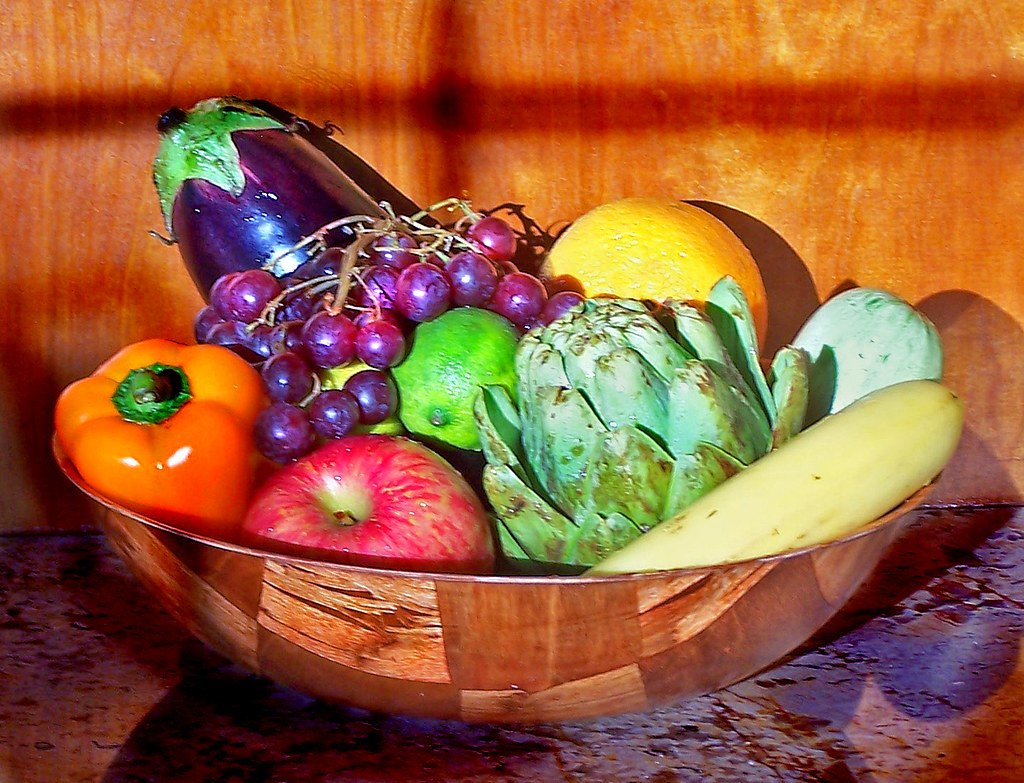
#> input picture Fruits.jpg, 1024 x 783 px
$ python Task1.py
#> lines starting #> are read from the running program, lines starting #| are printed output that depends on the picture; after the words box and inside, x2 and y2 are one past the last pixel; in counts of white or black regions, pixels touching at a corner belong together
# CODE MAP of Task1.py
#   Settings           darkFactor, mirror, median window size, RGB thresholds of each fruit
#   Load image         read Fruits.jpg, darken (multiply, round to 8 bits), mirror
#   Normalise          pixel point processing: scale so the brightest value is 255 again
#   Thresholding       pixel point processing: keep pixels whose R, G, B lie in each fruit's range
#   Median filter      pixel group processing: median of each k x k window removes speckle noise
#   Largest blob       blob = connected component; keep only the biggest one of each mask
#   Box & centroids    bounding box; centroid a) midpoint of min/max, b) moments M10/M00, M01/M00
#   Stage images       black-and-white masks of every stage, and darkened vs normalised
#   Plot               boxes, both centroids and names drawn on the image
#   AI use             Claude Opus 5.5 (claude-opus-5-5), default setting

# %% Settings
import os
import numpy as np
import matplotlib.pyplot as plt
from collections import deque

darkFactor = 0.8      # every pixel is multiplied by this, then rounded to 8 bits
mirror = False         # True: flip the image left-to-right

MEDIAN_SIZE = 7       # the median filter uses a MEDIAN_SIZE x MEDIAN_SIZE window (odd)
SHOW_STAGES = True    # also plot the black-and-white masks of every stage

# Thresholds on the three colour layers (after normalising), as (min, max).
# A pixel belongs to the fruit only if its R, G and B are all inside the ranges.
# The values were read off the image: e.g. the capsicum is very red (R > 235)
# with almost no blue (B < 8), whereas the orange wood always has some blue.
THRESHOLDS = {
    "Apple":    {"R": (190, 255), "G": (0, 100),   "B": (40, 160)},
    "Capsicum": {"R": (235, 255), "G": (60, 150),  "B": (0, 8)},
    "Lemon":    {"R": (225, 255), "G": (150, 255), "B": (0, 110)},
}
COLOURS = {"Apple": "cyan", "Capsicum": "lime", "Lemon": "magenta"}

# %% Load image
here = os.path.dirname(os.path.abspath(__file__))
I = plt.imread(os.path.join(here, "Fruits.jpg"))[..., :3]
#> I is the input picture: shape (783, 1024, 3); mean R, G, B 154.8, 93.3, 56.2
I = I.astype(float)                       # double, so sums do not saturate at 255

I = np.round(I * darkFactor)              # darken: multiply, round to 8 bits
if mirror:
    I = I[:, ::-1, :]                     # flip left-to-right
I_show = I.astype(np.uint8)               # copy for displaying at the end
m, n = I.shape[:2]                        # m rows (y), n columns (x)
#> m = 783; n = 1024

# %% Normalise
# Darkening multiplied every pixel by darkFactor, so the brightest value in
# the image dropped from 255 to about 255*darkFactor. Multiplying every pixel
# by 255 / (brightest value) undoes this, so the same thresholds work for any
# dark factor. It is a pixel point process: each pixel only uses its own value.
I = I * 255 / I.max()
IRed, IGreen, IBlue = I[:, :, 0], I[:, :, 1], I[:, :, 2]
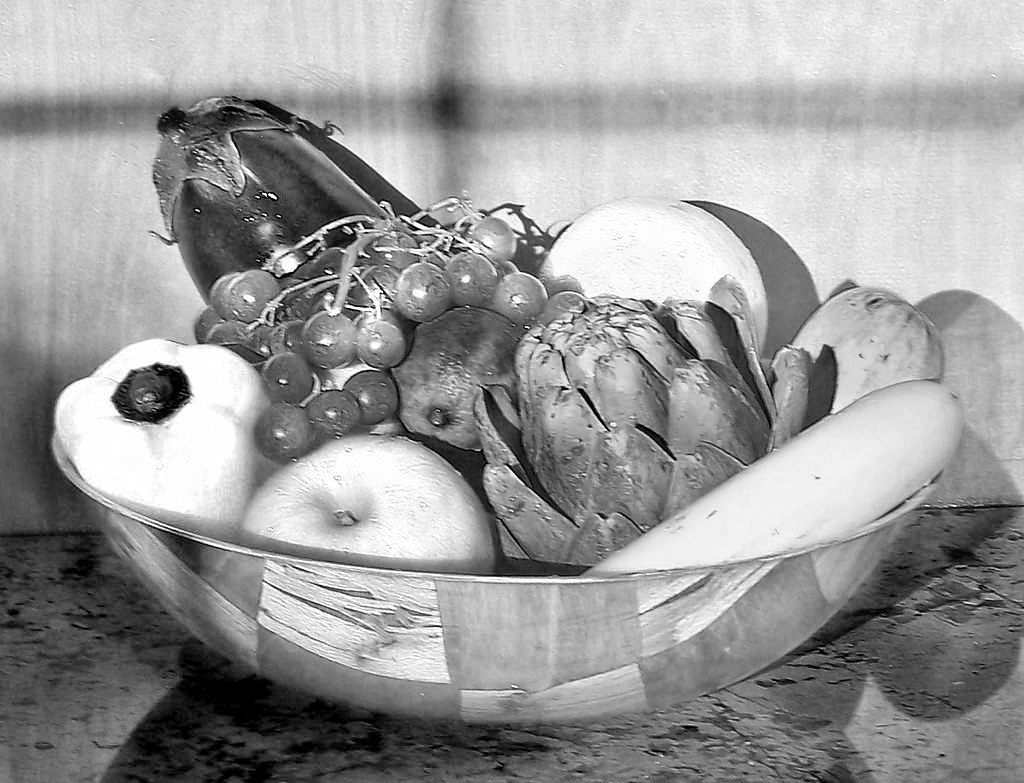
#> IRed: shape (783, 1024) float64; min 0, max 255, mean 154.8
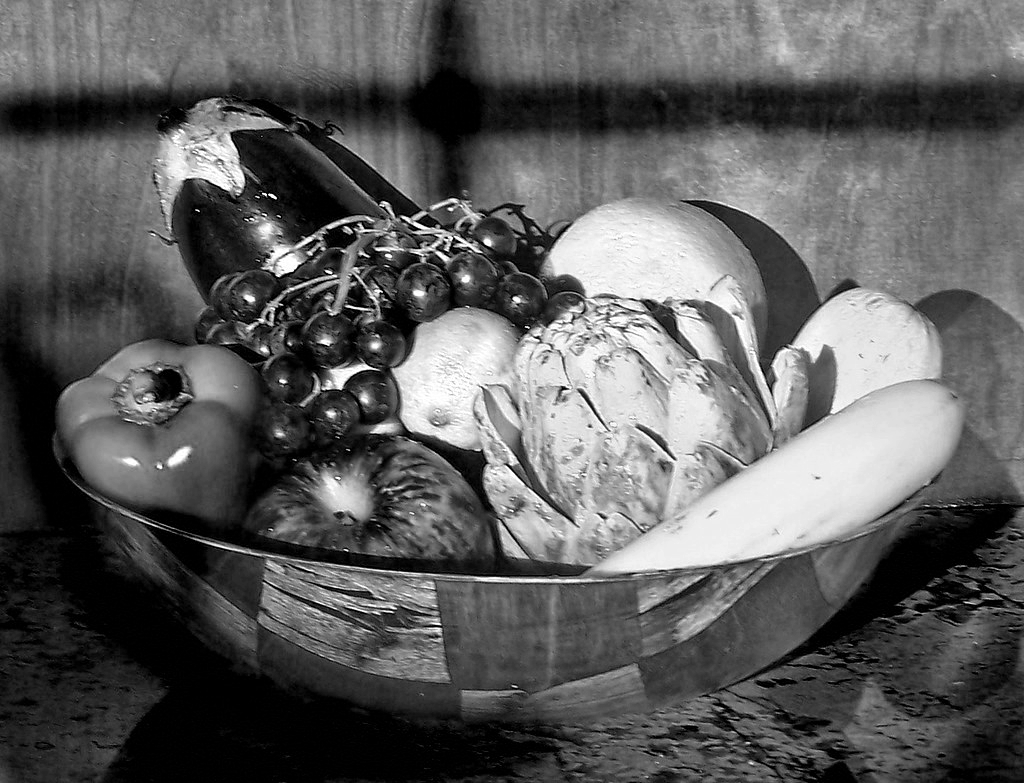
#> IGreen: shape (783, 1024) float64; min 0, max 255, mean 93.3
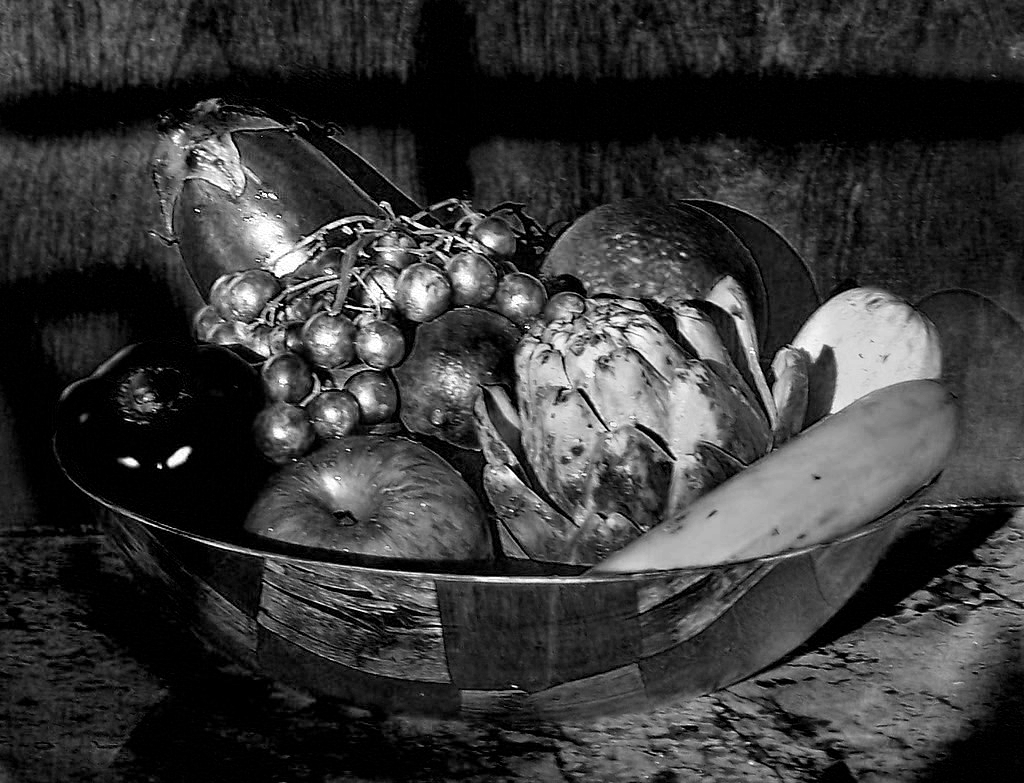
#> IBlue: shape (783, 1024) float64; min 0, max 255, mean 56.2


# %% Thresholding
def threshold(t):
    """Binary image: 1 where all three colour layers are inside the ranges."""
    return ((IRed >= t["R"][0]) & (IRed <= t["R"][1]) &
            (IGreen >= t["G"][0]) & (IGreen <= t["G"][1]) &
            (IBlue >= t["B"][0]) & (IBlue <= t["B"][1]))


# %% Median filter
def median_filter(BW, k):
    """Median filter with a k x k window: each output
    pixel is the median of the k*k pixels around it. The k*k shifted copies of
    the image are stacked so the median of every window is taken at once."""
    p = k // 2
    padded = np.pad(BW.astype(float), p)              # zeros around the border
    windows = np.stack([padded[i:i + m, j:j + n]
                        for i in range(k) for j in range(k)])
    return np.median(windows, axis=0) > 0.5


# %% Largest blob
def largest_blob(BW):
    """A blob is a set of connected (adjacent) white pixels. Starting from each
    white pixel not yet visited, collect every white pixel joined to it
    (8 neighbours), and keep the blob with the most pixels. This removes any
    small stray blobs that would otherwise move the min/max of the box."""
    visited = np.zeros_like(BW, dtype=bool)
    best, best_size = [], 0
    for y0, x0 in zip(*np.nonzero(BW)):
        if visited[y0, x0]:
            continue
        blob = [(y0, x0)]
        visited[y0, x0] = True
        queue = deque(blob)
        while queue:
            y, x = queue.popleft()
            for dy in (-1, 0, 1):
                for dx in (-1, 0, 1):
                    yy, xx = y + dy, x + dx
                    if 0 <= yy < m and 0 <= xx < n and BW[yy, xx] and not visited[yy, xx]:
                        visited[yy, xx] = True
                        blob.append((yy, xx))
                        queue.append((yy, xx))
        if len(blob) > best_size:
            best, best_size = blob, len(blob)
    out = np.zeros_like(BW, dtype=bool)
    if best:
        ys, xs = zip(*best)
        out[list(ys), list(xs)] = True
    return out


blobs = {}
stages = {}                                   # masks of every stage, for the figures
for name, t in THRESHOLDS.items():
    BW_raw = threshold(t)                     # stage 1: thresholded
    BW_med = median_filter(BW_raw, MEDIAN_SIZE)   # stage 2: speckle removed
    BW_blob = largest_blob(BW_med)            # stage 3: one region per fruit
    stages[name] = (BW_raw, BW_med, BW_blob)
    blobs[name] = BW_blob
#> BW_med: shape (783, 1024) bool; 3% white; 43 white regions (15 under 20 px), largest, box (x1, y1, x2, y2) and area: (551, 200, 747, 302) 11961, (709, 144, 817, 265) 4530, (758, 0, 829, 76) 2084
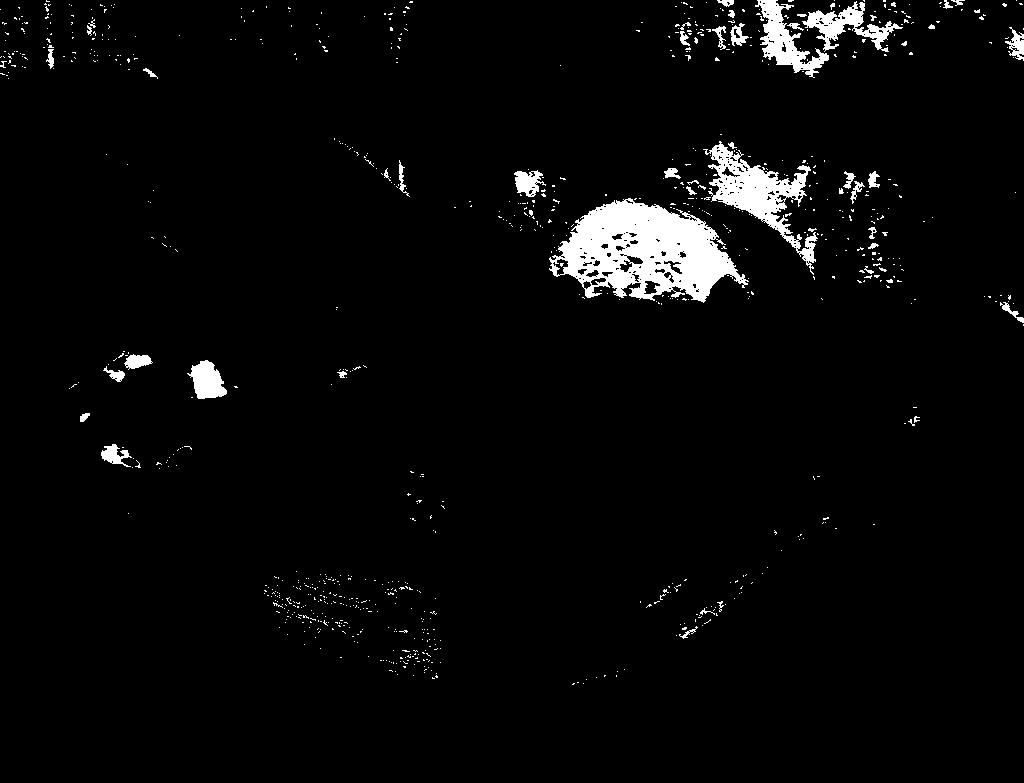
#> BW_raw: shape (783, 1024) bool; 3.4% white; 887 white regions (837 under 20 px), largest, box (x1, y1, x2, y2) and area: (549, 198, 749, 303) 11600, (703, 141, 818, 275) 4366, (755, 0, 829, 78) 2047
#> after the loop, blobs = 3 items; stages = 3 items

# %% Box & centroids
# Note: NumPy indexes arrays as [row, column] = [y, x], the same swap as in
# MATLAB. x runs left to right, y runs top to bottom.
print(f"darkFactor = {darkFactor}, mirror = {mirror}")
print(f"{'Fruit':<10}{'Box x: min-max':<16}{'Box y: min-max':<16}"
      f"{'a) Box midpoint':<20}{'b) Moment centroid':<22}{'Distance (px)'}")
results = {}
yy, xx = np.mgrid[0:m, 0:n]                          # y and x of every pixel
for name, BW in blobs.items():
    if not BW.any():
        print(f"{name:<10}not found")
        continue
    ys, xs = np.nonzero(BW)                          # like find() in MATLAB
    xmin, xmax, ymin, ymax = xs.min(), xs.max(), ys.min(), ys.max()

    # a) midpoint of the bounding box: average of max and min
    xa, ya = (xmin + xmax) / 2, (ymin + ymax) / 2

    # b) moment method: Mpq = sum over the image of x^p * y^q * I(x,y),
    #    with I(x,y) = 1 for blob pixels and 0 otherwise
    Ibin = BW.astype(float)
    M00 = np.sum(Ibin)                               # area (number of pixels)
    M10 = np.sum(xx * Ibin)
    M01 = np.sum(yy * Ibin)
    Xc, Yc = M10 / M00, M01 / M00

    dist = np.sqrt((xa - Xc) ** 2 + (ya - Yc) ** 2)
    results[name] = (xmin, xmax, ymin, ymax, xa, ya, Xc, Yc)
    print(f"{name:<10}{f'{xmin}-{xmax}':<16}{f'{ymin}-{ymax}':<16}"
          f"{f'({xa:.1f}, {ya:.1f})':<20}{f'({Xc:.1f}, {Yc:.1f})':<22}{dist:.2f}")
#> this loop made 3 passes
#> (name, xmin, xmax, ymin, ymax, xa, ya, M00) on passes 1 to 3: ('Apple', 250, 471, 440, 559, 360.5, 499.5, 12616), ('Capsicum', 59, 249, 339, 508, 154, 423.5, 15746), ('Lemon', 551, 746, 200, 301, 648.5, 250.5, 11961)
#| Apple     250-471         440-559         (360.5, 499.5)      (363.8, 502.6)        4.58
#| Capsicum  59-249          339-508         (154.0, 423.5)      (159.6, 434.0)        11.88
#| Lemon     551-746         200-301         (648.5, 250.5)      (645.2, 250.6)        3.29
#> after the loop, results = {'Apple': (250, 471, 440, 559, 360.5, 499.5, 363.8, 502.6), 'Capsicum': (59, 249, 339, 508, 154, 423.5, 159.6, 434), 'Lemon': (551, 746, 200, 301, 648.5, 250.5, 645.2, 250.6)}

# %% Stage images
# Black-and-white pixel maps, one row per fruit: white = pixel counted as the
# fruit at that stage. Left to right: 1) after thresholding (speckle and stray
# patches are still there), 2) after the median filter (speckle gone, small
# holes closed), 3) after keeping the largest blob (one clean region -- this is
# what the box and centroids are computed from).
if SHOW_STAGES:
    fig2, axes = plt.subplots(3, 3, figsize=(12, 8.5))
    stage_titles = ["1) thresholded", "2) median filtered", "3) largest blob"]
    for row, (name, masks) in enumerate(stages.items()):
        for col, BW in enumerate(masks):
            axes[row, col].imshow(BW, cmap="gray")
            axes[row, col].set_xticks([])
            axes[row, col].set_yticks([])
            if row == 0:
                axes[row, col].set_title(stage_titles[col])
        axes[row, 0].set_ylabel(name, fontsize=12)
#> this loop made 3 passes
#> name on passes 1 to 3: 'Apple', 'Capsicum', 'Lemon'
    fig2.suptitle(f"Masks at each stage (darkFactor = {darkFactor}, mirror = {mirror})")
    plt.tight_layout()

    # The input before and after normalising: darkening dims the image, the
    # normalise step brings the brightness back (only the rounding remains).
    fig3, (axL, axR) = plt.subplots(1, 2, figsize=(12, 4.5))
    axL.imshow(I_show)
    axL.set_title(f"after darkening (darkFactor = {darkFactor})")
    axR.imshow(np.clip(np.round(I), 0, 255).astype(np.uint8))
    axR.set_title("after normalising (x 255 / max)")
    for a in (axL, axR):
        a.set_xticks([])
        a.set_yticks([])
    plt.tight_layout()

# %% Plot
fig, ax = plt.subplots(figsize=(11, 8.5))
ax.imshow(I_show)
for name, (xmin, xmax, ymin, ymax, xa, ya, Xc, Yc) in results.items():
    col = COLOURS[name]
    ax.add_patch(plt.Rectangle((xmin, ymin), xmax - xmin, ymax - ymin,
                               fill=False, edgecolor=col, linewidth=2.5))
    ax.plot(xa, ya, "+", color=col, markersize=16, markeredgewidth=3)
    ax.plot(Xc, Yc, "o", markerfacecolor="none", markeredgecolor=col,
            markersize=11, markeredgewidth=2.5)
    ax.text(xmin, ymin - 8, name, color=col, fontsize=13, fontweight="bold",
            bbox=dict(facecolor="black", alpha=0.6, pad=2, edgecolor="none"))
#> this loop made 3 passes
#> (name, xmin, xmax, ymin, ymax, xa, ya, Xc) on passes 1 to 3: ('Apple', 250, 471, 440, 559, 360.5, 499.5, 363.8), ('Capsicum', 59, 249, 339, 508, 154, 423.5, 159.6), ('Lemon', 551, 746, 200, 301, 648.5, 250.5, 645.2)
ax.plot([], [], "w+", markersize=12, markeredgewidth=2, label="a) box midpoint")
ax.plot([], [], "wo", markerfacecolor="none", markersize=9, label="b) moment centroid")
ax.legend(loc="lower left", facecolor="gray")
ax.set_title(f"Task 1: fruits found (darkFactor = {darkFactor}, mirror = {mirror})")
ax.set_xlabel("x (pixels)")
ax.set_ylabel("y (pixels)")
plt.tight_layout()
plt.show()
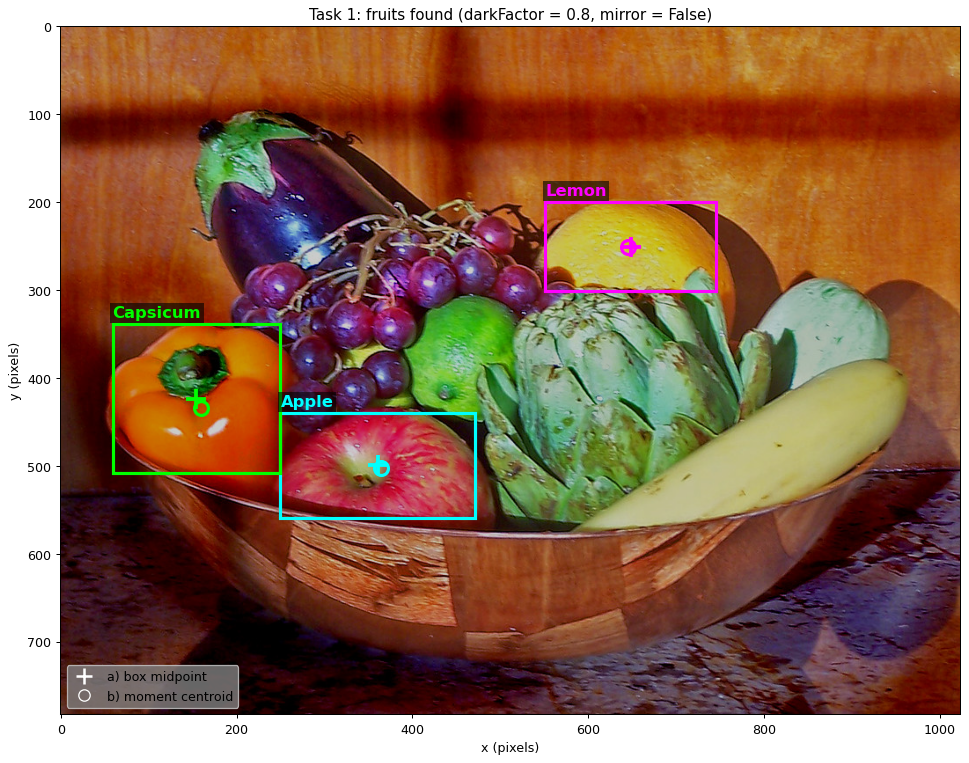
#> figure drawn by matplotlib, 1 panel
